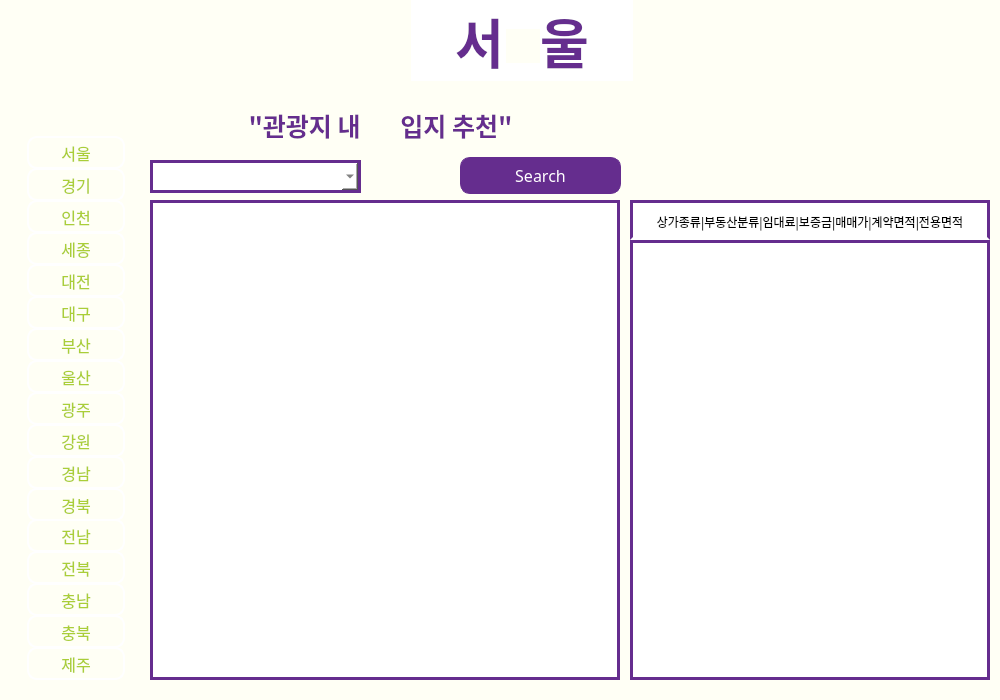
<?xml version="1.0" encoding="UTF-8"?>
<ui version="4.0">
 <class>Form</class>
 <widget class="QWidget" name="Form">
  <property name="geometry">
   <rect>
    <x>0</x>
    <y>0</y>
    <width>1000</width>
    <height>700</height>
   </rect>
  </property>
  <property name="windowTitle">
   <string>Form</string>
  </property>
  <widget class="QWidget" name="widget" native="true">
   <property name="geometry">
    <rect>
     <x>0</x>
     <y>0</y>
     <width>1000</width>
     <height>700</height>
    </rect>
   </property>
   <property name="styleSheet">
    <string notr="true">background-color: rgb(255, 255, 245);</string>
   </property>
   <widget class="QWidget" name="widget_2" native="true">
    <property name="geometry">
     <rect>
      <x>25</x>
      <y>127</y>
      <width>102</width>
      <height>561</height>
     </rect>
    </property>
    <property name="styleSheet">
     <string notr="true">QWidget#widget_2{
	background-color: rgb(255, 255, 245);
}
QPushButton{
	border-color: rgb(255, 255, 255);
	color: rgb(170, 206, 56);
	border-style:solid;
	border-width:2px;
	border-radius:10px;
}
QPushButton:hover{
	color: rgb(255, 255, 255);
	background-color: rgb(170, 206, 56);
	border-color: rgb(255, 255, 255);
	border-style:solid;
	border-width:2px;
	border-radius:10px;
}
QPushButton:checked{
	color: rgb(255, 255, 255);
	background-color: rgb(170, 206, 56);
	border-color: rgb(255, 255, 255);
	border-style:solid;
	border-width:2px;
	border-radius:10px;
}</string>
    </property>
    <widget class="QPushButton" name="btn_17">
     <property name="geometry">
      <rect>
       <x>2</x>
       <y>520</y>
       <width>98</width>
       <height>33</height>
      </rect>
     </property>
     <property name="font">
      <font>
       <family>G마켓 산스 TTF Bold</family>
       <pointsize>12</pointsize>
      </font>
     </property>
     <property name="styleSheet">
      <string notr="true"/>
     </property>
     <property name="text">
      <string>제주</string>
     </property>
     <property name="checkable">
      <bool>true</bool>
     </property>
     <property name="autoExclusive">
      <bool>true</bool>
     </property>
    </widget>
    <widget class="QPushButton" name="btn_1">
     <property name="geometry">
      <rect>
       <x>2</x>
       <y>9</y>
       <width>98</width>
       <height>33</height>
      </rect>
     </property>
     <property name="font">
      <font>
       <family>G마켓 산스 TTF Bold</family>
       <pointsize>12</pointsize>
      </font>
     </property>
     <property name="styleSheet">
      <string notr="true"/>
     </property>
     <property name="text">
      <string>서울</string>
     </property>
     <property name="checkable">
      <bool>true</bool>
     </property>
     <property name="autoRepeat">
      <bool>false</bool>
     </property>
     <property name="autoExclusive">
      <bool>true</bool>
     </property>
    </widget>
    <widget class="QPushButton" name="btn_16">
     <property name="geometry">
      <rect>
       <x>2</x>
       <y>488</y>
       <width>98</width>
       <height>33</height>
      </rect>
     </property>
     <property name="font">
      <font>
       <family>G마켓 산스 TTF Bold</family>
       <pointsize>12</pointsize>
      </font>
     </property>
     <property name="styleSheet">
      <string notr="true"/>
     </property>
     <property name="text">
      <string>충북</string>
     </property>
     <property name="checkable">
      <bool>true</bool>
     </property>
     <property name="autoExclusive">
      <bool>true</bool>
     </property>
    </widget>
    <widget class="QPushButton" name="btn_15">
     <property name="geometry">
      <rect>
       <x>2</x>
       <y>456</y>
       <width>98</width>
       <height>33</height>
      </rect>
     </property>
     <property name="font">
      <font>
       <family>G마켓 산스 TTF Bold</family>
       <pointsize>12</pointsize>
      </font>
     </property>
     <property name="styleSheet">
      <string notr="true"/>
     </property>
     <property name="text">
      <string>충남</string>
     </property>
     <property name="checkable">
      <bool>true</bool>
     </property>
     <property name="autoExclusive">
      <bool>true</bool>
     </property>
    </widget>
    <widget class="QPushButton" name="btn_14">
     <property name="geometry">
      <rect>
       <x>2</x>
       <y>424</y>
       <width>98</width>
       <height>33</height>
      </rect>
     </property>
     <property name="font">
      <font>
       <family>G마켓 산스 TTF Bold</family>
       <pointsize>12</pointsize>
      </font>
     </property>
     <property name="styleSheet">
      <string notr="true"/>
     </property>
     <property name="text">
      <string>전북</string>
     </property>
     <property name="checkable">
      <bool>true</bool>
     </property>
     <property name="autoExclusive">
      <bool>true</bool>
     </property>
    </widget>
    <widget class="QPushButton" name="btn_13">
     <property name="geometry">
      <rect>
       <x>2</x>
       <y>392</y>
       <width>98</width>
       <height>33</height>
      </rect>
     </property>
     <property name="font">
      <font>
       <family>G마켓 산스 TTF Bold</family>
       <pointsize>12</pointsize>
      </font>
     </property>
     <property name="styleSheet">
      <string notr="true"/>
     </property>
     <property name="text">
      <string>전남</string>
     </property>
     <property name="checkable">
      <bool>true</bool>
     </property>
     <property name="autoExclusive">
      <bool>true</bool>
     </property>
    </widget>
    <widget class="QPushButton" name="btn_12">
     <property name="geometry">
      <rect>
       <x>2</x>
       <y>361</y>
       <width>98</width>
       <height>33</height>
      </rect>
     </property>
     <property name="font">
      <font>
       <family>G마켓 산스 TTF Bold</family>
       <pointsize>12</pointsize>
      </font>
     </property>
     <property name="styleSheet">
      <string notr="true"/>
     </property>
     <property name="text">
      <string>경북</string>
     </property>
     <property name="checkable">
      <bool>true</bool>
     </property>
     <property name="autoExclusive">
      <bool>true</bool>
     </property>
    </widget>
    <widget class="QPushButton" name="btn_11">
     <property name="geometry">
      <rect>
       <x>2</x>
       <y>329</y>
       <width>98</width>
       <height>33</height>
      </rect>
     </property>
     <property name="font">
      <font>
       <family>G마켓 산스 TTF Bold</family>
       <pointsize>12</pointsize>
      </font>
     </property>
     <property name="styleSheet">
      <string notr="true"/>
     </property>
     <property name="text">
      <string>경남</string>
     </property>
     <property name="checkable">
      <bool>true</bool>
     </property>
     <property name="autoExclusive">
      <bool>true</bool>
     </property>
    </widget>
    <widget class="QPushButton" name="btn_10">
     <property name="geometry">
      <rect>
       <x>2</x>
       <y>297</y>
       <width>98</width>
       <height>33</height>
      </rect>
     </property>
     <property name="font">
      <font>
       <family>G마켓 산스 TTF Bold</family>
       <pointsize>12</pointsize>
      </font>
     </property>
     <property name="styleSheet">
      <string notr="true"/>
     </property>
     <property name="text">
      <string>강원</string>
     </property>
     <property name="checkable">
      <bool>true</bool>
     </property>
     <property name="autoExclusive">
      <bool>true</bool>
     </property>
    </widget>
    <widget class="QPushButton" name="btn_9">
     <property name="geometry">
      <rect>
       <x>2</x>
       <y>265</y>
       <width>98</width>
       <height>33</height>
      </rect>
     </property>
     <property name="font">
      <font>
       <family>G마켓 산스 TTF Bold</family>
       <pointsize>12</pointsize>
      </font>
     </property>
     <property name="styleSheet">
      <string notr="true"/>
     </property>
     <property name="text">
      <string>광주</string>
     </property>
     <property name="checkable">
      <bool>true</bool>
     </property>
     <property name="autoExclusive">
      <bool>true</bool>
     </property>
    </widget>
    <widget class="QPushButton" name="btn_8">
     <property name="geometry">
      <rect>
       <x>2</x>
       <y>233</y>
       <width>98</width>
       <height>33</height>
      </rect>
     </property>
     <property name="font">
      <font>
       <family>G마켓 산스 TTF Bold</family>
       <pointsize>12</pointsize>
      </font>
     </property>
     <property name="styleSheet">
      <string notr="true"/>
     </property>
     <property name="text">
      <string>울산</string>
     </property>
     <property name="checkable">
      <bool>true</bool>
     </property>
     <property name="autoExclusive">
      <bool>true</bool>
     </property>
    </widget>
    <widget class="QPushButton" name="btn_7">
     <property name="geometry">
      <rect>
       <x>2</x>
       <y>201</y>
       <width>98</width>
       <height>33</height>
      </rect>
     </property>
     <property name="font">
      <font>
       <family>G마켓 산스 TTF Bold</family>
       <pointsize>12</pointsize>
      </font>
     </property>
     <property name="styleSheet">
      <string notr="true"/>
     </property>
     <property name="text">
      <string>부산</string>
     </property>
     <property name="checkable">
      <bool>true</bool>
     </property>
     <property name="autoExclusive">
      <bool>true</bool>
     </property>
    </widget>
    <widget class="QPushButton" name="btn_6">
     <property name="geometry">
      <rect>
       <x>2</x>
       <y>169</y>
       <width>98</width>
       <height>33</height>
      </rect>
     </property>
     <property name="font">
      <font>
       <family>G마켓 산스 TTF Bold</family>
       <pointsize>12</pointsize>
      </font>
     </property>
     <property name="styleSheet">
      <string notr="true"/>
     </property>
     <property name="text">
      <string>대구</string>
     </property>
     <property name="checkable">
      <bool>true</bool>
     </property>
     <property name="autoExclusive">
      <bool>true</bool>
     </property>
    </widget>
    <widget class="QPushButton" name="btn_5">
     <property name="geometry">
      <rect>
       <x>2</x>
       <y>137</y>
       <width>98</width>
       <height>33</height>
      </rect>
     </property>
     <property name="font">
      <font>
       <family>G마켓 산스 TTF Bold</family>
       <pointsize>12</pointsize>
      </font>
     </property>
     <property name="styleSheet">
      <string notr="true"/>
     </property>
     <property name="text">
      <string>대전</string>
     </property>
     <property name="checkable">
      <bool>true</bool>
     </property>
     <property name="autoExclusive">
      <bool>true</bool>
     </property>
    </widget>
    <widget class="QPushButton" name="btn_4">
     <property name="geometry">
      <rect>
       <x>2</x>
       <y>105</y>
       <width>98</width>
       <height>33</height>
      </rect>
     </property>
     <property name="font">
      <font>
       <family>G마켓 산스 TTF Bold</family>
       <pointsize>12</pointsize>
      </font>
     </property>
     <property name="styleSheet">
      <string notr="true"/>
     </property>
     <property name="text">
      <string>세종</string>
     </property>
     <property name="checkable">
      <bool>true</bool>
     </property>
     <property name="autoExclusive">
      <bool>true</bool>
     </property>
    </widget>
    <widget class="QPushButton" name="btn_3">
     <property name="geometry">
      <rect>
       <x>2</x>
       <y>73</y>
       <width>98</width>
       <height>33</height>
      </rect>
     </property>
     <property name="font">
      <font>
       <family>G마켓 산스 TTF Bold</family>
       <pointsize>12</pointsize>
      </font>
     </property>
     <property name="styleSheet">
      <string notr="true"/>
     </property>
     <property name="text">
      <string>인천</string>
     </property>
     <property name="checkable">
      <bool>true</bool>
     </property>
     <property name="autoExclusive">
      <bool>true</bool>
     </property>
    </widget>
    <widget class="QPushButton" name="btn_2">
     <property name="geometry">
      <rect>
       <x>2</x>
       <y>41</y>
       <width>98</width>
       <height>33</height>
      </rect>
     </property>
     <property name="font">
      <font>
       <family>G마켓 산스 TTF Bold</family>
       <pointsize>12</pointsize>
      </font>
     </property>
     <property name="styleSheet">
      <string notr="true"/>
     </property>
     <property name="text">
      <string>경기</string>
     </property>
     <property name="checkable">
      <bool>true</bool>
     </property>
     <property name="autoRepeat">
      <bool>false</bool>
     </property>
     <property name="autoExclusive">
      <bool>true</bool>
     </property>
    </widget>
   </widget>
   <widget class="QLabel" name="title_lbl">
    <property name="geometry">
     <rect>
      <x>411</x>
      <y>0</y>
      <width>222</width>
      <height>81</height>
     </rect>
    </property>
    <property name="font">
     <font>
      <family>티머니 둥근바람 ExtraBold</family>
      <pointsize>40</pointsize>
      <weight>75</weight>
      <bold>true</bold>
     </font>
    </property>
    <property name="styleSheet">
     <string notr="true">color: rgb(101, 45, 142);
background-color: rgb(255, 255, 255);</string>
    </property>
    <property name="text">
     <string>서   울</string>
    </property>
    <property name="alignment">
     <set>Qt::AlignCenter</set>
    </property>
   </widget>
   <widget class="QWidget" name="widget_3" native="true">
    <property name="geometry">
     <rect>
      <x>150</x>
      <y>200</y>
      <width>470</width>
      <height>480</height>
     </rect>
    </property>
    <property name="sizePolicy">
     <sizepolicy hsizetype="Fixed" vsizetype="Fixed">
      <horstretch>0</horstretch>
      <verstretch>0</verstretch>
     </sizepolicy>
    </property>
    <property name="minimumSize">
     <size>
      <width>470</width>
      <height>480</height>
     </size>
    </property>
    <property name="maximumSize">
     <size>
      <width>470</width>
      <height>480</height>
     </size>
    </property>
    <property name="styleSheet">
     <string notr="true">border-color: rgb(101, 45, 142);
background-color: rgb(255, 255, 255);
border-style:solid;
border-width:3px;
</string>
    </property>
    <layout class="QVBoxLayout" name="verticalLayout_3">
     <property name="spacing">
      <number>0</number>
     </property>
     <property name="leftMargin">
      <number>0</number>
     </property>
     <property name="topMargin">
      <number>0</number>
     </property>
     <property name="rightMargin">
      <number>0</number>
     </property>
     <property name="bottomMargin">
      <number>0</number>
     </property>
     <item>
      <widget class="QWidget" name="widget_5" native="true">
       <layout class="QVBoxLayout" name="verticalLayout_4">
        <property name="spacing">
         <number>3</number>
        </property>
        <property name="leftMargin">
         <number>3</number>
        </property>
        <property name="topMargin">
         <number>3</number>
        </property>
        <property name="rightMargin">
         <number>3</number>
        </property>
        <property name="bottomMargin">
         <number>3</number>
        </property>
        <item>
         <layout class="QVBoxLayout" name="verticalLayout_2"/>
        </item>
       </layout>
      </widget>
     </item>
    </layout>
   </widget>
   <widget class="QScrollArea" name="scrollArea">
    <property name="geometry">
     <rect>
      <x>630</x>
      <y>240</y>
      <width>360</width>
      <height>440</height>
     </rect>
    </property>
    <property name="minimumSize">
     <size>
      <width>360</width>
      <height>440</height>
     </size>
    </property>
    <property name="maximumSize">
     <size>
      <width>16777215</width>
      <height>16777215</height>
     </size>
    </property>
    <property name="styleSheet">
     <string notr="true">border-width: 3px;
background-color: rgb(255, 255, 255);
border-style: solid;
border-color: rgb(101, 45, 142);</string>
    </property>
    <property name="verticalScrollBarPolicy">
     <enum>Qt::ScrollBarAlwaysOff</enum>
    </property>
    <property name="horizontalScrollBarPolicy">
     <enum>Qt::ScrollBarAlwaysOff</enum>
    </property>
    <property name="widgetResizable">
     <bool>true</bool>
    </property>
    <widget class="QWidget" name="scrollAreaWidgetContents">
     <property name="geometry">
      <rect>
       <x>0</x>
       <y>0</y>
       <width>354</width>
       <height>434</height>
      </rect>
     </property>
     <property name="minimumSize">
      <size>
       <width>0</width>
       <height>0</height>
      </size>
     </property>
     <property name="styleSheet">
      <string notr="true">border-color: rgb(255, 255, 255);</string>
     </property>
     <layout class="QVBoxLayout" name="verticalLayout">
      <property name="spacing">
       <number>0</number>
      </property>
      <property name="leftMargin">
       <number>0</number>
      </property>
      <property name="topMargin">
       <number>0</number>
      </property>
      <property name="rightMargin">
       <number>0</number>
      </property>
      <property name="bottomMargin">
       <number>0</number>
      </property>
      <item>
       <spacer name="verticalSpacer">
        <property name="orientation">
         <enum>Qt::Vertical</enum>
        </property>
        <property name="sizeHint" stdset="0">
         <size>
          <width>20</width>
          <height>435</height>
         </size>
        </property>
       </spacer>
      </item>
     </layout>
    </widget>
   </widget>
   <widget class="QComboBox" name="comboBox">
    <property name="geometry">
     <rect>
      <x>150</x>
      <y>160</y>
      <width>211</width>
      <height>33</height>
     </rect>
    </property>
    <property name="font">
     <font>
      <family>G마켓 산스 TTF Medium</family>
      <pointsize>10</pointsize>
      <weight>75</weight>
      <bold>true</bold>
     </font>
    </property>
    <property name="styleSheet">
     <string notr="true">border-color: rgb(101, 45, 142);
color: rgb(57, 57, 57);
border-style: solid;
border-width: 3px;
background-color: rgb(255, 255, 255);
</string>
    </property>
    <property name="currentText">
     <string/>
    </property>
   </widget>
   <widget class="QPushButton" name="search_btn">
    <property name="geometry">
     <rect>
      <x>460</x>
      <y>157</y>
      <width>161</width>
      <height>37</height>
     </rect>
    </property>
    <property name="font">
     <font>
      <family>G마켓 산스 TTF Bold</family>
      <pointsize>12</pointsize>
     </font>
    </property>
    <property name="styleSheet">
     <string notr="true">color: rgb(255, 255, 255);
background-color: rgb(101, 45, 142);
border-color: rgb(101, 45, 142);
border-style: solid;
border-width:1px;
border-radius: 10px;
</string>
    </property>
    <property name="text">
     <string>Search</string>
    </property>
   </widget>
   <widget class="QWidget" name="widget_4" native="true">
    <property name="geometry">
     <rect>
      <x>630</x>
      <y>200</y>
      <width>360</width>
      <height>40</height>
     </rect>
    </property>
    <property name="minimumSize">
     <size>
      <width>0</width>
      <height>40</height>
     </size>
    </property>
    <property name="styleSheet">
     <string notr="true">border-width: 3px;
background-color: rgb(255, 255, 255);
border-style: solid;
border-color: rgb(101, 45, 142);
border-bottom-color: rgb(255, 255, 255);
</string>
    </property>
    <widget class="QLabel" name="label_2">
     <property name="geometry">
      <rect>
       <x>3</x>
       <y>3</y>
       <width>354</width>
       <height>37</height>
      </rect>
     </property>
     <property name="font">
      <font>
       <family>G마켓 산스 TTF Medium</family>
       <pointsize>9</pointsize>
       <weight>50</weight>
       <bold>false</bold>
      </font>
     </property>
     <property name="styleSheet">
      <string notr="true">background-color: rgb(255, 255, 255);
border-color: rgb(255, 255, 255);</string>
     </property>
     <property name="text">
      <string>상가종류|부동산분류|임대료|보증금|매매가|계약면적|전용면적</string>
     </property>
     <property name="alignment">
      <set>Qt::AlignCenter</set>
     </property>
    </widget>
   </widget>
   <widget class="QLabel" name="label">
    <property name="geometry">
     <rect>
      <x>780</x>
      <y>89</y>
      <width>211</width>
      <height>111</height>
     </rect>
    </property>
    <property name="text">
     <string/>
    </property>
    <property name="pixmap">
     <pixmap>../ui_img/캐릭터2.png</pixmap>
    </property>
    <property name="scaledContents">
     <bool>true</bool>
    </property>
   </widget>
   <widget class="QLabel" name="label_4">
    <property name="geometry">
     <rect>
      <x>595</x>
      <y>83</y>
      <width>181</width>
      <height>121</height>
     </rect>
    </property>
    <property name="text">
     <string/>
    </property>
    <property name="pixmap">
     <pixmap>../ui_img/캐릭터3.png</pixmap>
    </property>
    <property name="scaledContents">
     <bool>true</bool>
    </property>
   </widget>
   <widget class="QLabel" name="label_5">
    <property name="geometry">
     <rect>
      <x>0</x>
      <y>0</y>
      <width>221</width>
      <height>120</height>
     </rect>
    </property>
    <property name="text">
     <string/>
    </property>
    <property name="pixmap">
     <pixmap>../ui_img/간판.png</pixmap>
    </property>
    <property name="scaledContents">
     <bool>true</bool>
    </property>
   </widget>
   <widget class="QLabel" name="label_6">
    <property name="geometry">
     <rect>
      <x>190</x>
      <y>0</y>
      <width>221</width>
      <height>120</height>
     </rect>
    </property>
    <property name="text">
     <string/>
    </property>
    <property name="pixmap">
     <pixmap>../ui_img/간판.png</pixmap>
    </property>
    <property name="scaledContents">
     <bool>true</bool>
    </property>
   </widget>
   <widget class="QLabel" name="label_7">
    <property name="geometry">
     <rect>
      <x>380</x>
      <y>0</y>
      <width>221</width>
      <height>111</height>
     </rect>
    </property>
    <property name="text">
     <string/>
    </property>
    <property name="pixmap">
     <pixmap>../ui_img/간판.png</pixmap>
    </property>
    <property name="scaledContents">
     <bool>true</bool>
    </property>
   </widget>
   <widget class="QLabel" name="label_8">
    <property name="geometry">
     <rect>
      <x>570</x>
      <y>0</y>
      <width>221</width>
      <height>111</height>
     </rect>
    </property>
    <property name="text">
     <string/>
    </property>
    <property name="pixmap">
     <pixmap>../ui_img/간판.png</pixmap>
    </property>
    <property name="scaledContents">
     <bool>true</bool>
    </property>
   </widget>
   <widget class="QLabel" name="label_9">
    <property name="geometry">
     <rect>
      <x>760</x>
      <y>0</y>
      <width>221</width>
      <height>120</height>
     </rect>
    </property>
    <property name="text">
     <string/>
    </property>
    <property name="pixmap">
     <pixmap>../ui_img/간판.png</pixmap>
    </property>
    <property name="scaledContents">
     <bool>true</bool>
    </property>
   </widget>
   <widget class="QLabel" name="label_10">
    <property name="geometry">
     <rect>
      <x>951</x>
      <y>0</y>
      <width>221</width>
      <height>120</height>
     </rect>
    </property>
    <property name="text">
     <string/>
    </property>
    <property name="pixmap">
     <pixmap>../ui_img/간판.png</pixmap>
    </property>
    <property name="scaledContents">
     <bool>true</bool>
    </property>
   </widget>
   <widget class="QLabel" name="label_3">
    <property name="geometry">
     <rect>
      <x>361</x>
      <y>110</y>
      <width>39</width>
      <height>34</height>
     </rect>
    </property>
    <property name="styleSheet">
     <string notr="true">background-color: rgba(255, 255, 255, 0);</string>
    </property>
    <property name="text">
     <string/>
    </property>
    <property name="pixmap">
     <pixmap>../ui_img/씨유로고13.png</pixmap>
    </property>
    <property name="scaledContents">
     <bool>true</bool>
    </property>
   </widget>
   <widget class="QLabel" name="label_11">
    <property name="geometry">
     <rect>
      <x>506</x>
      <y>29</y>
      <width>34</width>
      <height>34</height>
     </rect>
    </property>
    <property name="text">
     <string/>
    </property>
    <property name="pixmap">
     <pixmap>../ui_img/씨유로2고.png</pixmap>
    </property>
    <property name="scaledContents">
     <bool>true</bool>
    </property>
   </widget>
   <widget class="QLabel" name="title_lbl_2">
    <property name="geometry">
     <rect>
      <x>230</x>
      <y>100</y>
      <width>301</width>
      <height>51</height>
     </rect>
    </property>
    <property name="font">
     <font>
      <family>티머니 둥근바람 ExtraBold</family>
      <pointsize>19</pointsize>
      <weight>75</weight>
      <bold>true</bold>
     </font>
    </property>
    <property name="styleSheet">
     <string notr="true">color: rgb(101, 45, 142);
background-color: rgb(255, 255, 245);</string>
    </property>
    <property name="text">
     <string>&quot;관광지 내       입지 추천&quot;</string>
    </property>
    <property name="alignment">
     <set>Qt::AlignCenter</set>
    </property>
   </widget>
   <zorder>label_5</zorder>
   <zorder>label_6</zorder>
   <zorder>title_lbl_2</zorder>
   <zorder>label_9</zorder>
   <zorder>label_8</zorder>
   <zorder>label_7</zorder>
   <zorder>title_lbl</zorder>
   <zorder>label</zorder>
   <zorder>label_4</zorder>
   <zorder>widget_3</zorder>
   <zorder>scrollArea</zorder>
   <zorder>comboBox</zorder>
   <zorder>search_btn</zorder>
   <zorder>widget_4</zorder>
   <zorder>label_10</zorder>
   <zorder>label_3</zorder>
   <zorder>label_11</zorder>
   <zorder>widget_2</zorder>
  </widget>
 </widget>
 <resources/>
 <connections/>
</ui>
